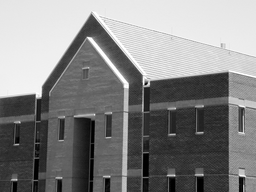
#> input picture content/post/Edge-Detection/Fig1016(a)(building_original).tif, 256 x 192 px, shrunk from 1114 x 834 before the run, found by its file name
$ jupyter execute --allow-errors Edge_Detection.ipynb
#> lines starting #> are read from the running program, lines starting #| are printed output that depends on the picture
[cell 1]
# import libraries
import numpy as np
import pandas as pd
import matplotlib.pyplot as plt
import cv2
from scipy.signal import convolve

[cell 2]
img = cv2.imread(r"C:\Users\mpstme.student\Documents\I066\SIP\Experiment_7\Fig1016(a)(building_original).tif", 0)
#> img is the input picture: shape (192, 256); min 0, max 255, mean 133.3

[cell 3]
cv2.imshow("Image", img)
cv2.waitKey(0)
cv2.destroyAllWindows()

## Defining Horizontal and vertical masks and adding the result of the two to form a diagonal mask.

[cell 4]
Fy = np.array([[-1, 0, 1], [-2, 0, 2], [-1, 0, 1]])

[cell 5]
Fx = np.array([[-1, -2, -1], [0, 0, 0], [1, 2, 1]])

[cell 6]
Fx

[cell 7]
Fy

[cell 8]
diagonal = Fx + Fy

[cell 9]
diagonal

#> (a cell that did not finish here is left out)

[cell 11]
# Horizontal Edge Detection by hardcoding the formula:
m, n = img.shape
#> m = 192; n = 256
img_horizontal = img.copy()
for i in range(1, m - 1):
  for j in range(1, n - 1):


    temp = img[i - 1, j - 1] * Fx[0, 0] + img[i - 1, j] * Fx[0, 1] + img[i - 1, j + 1] * Fx[0, 2] + \
    img[i, j - 1] * Fx[1, 0] + img[i, j] * Fx[1, 1] + img[i, j + 1] * Fx[1, 2] + \
    img[i + 1, j - 1] * Fx[2, 0] + img[i + 1, j] * Fx[2, 1] + img[i + 1, j + 1] * Fx[2, 2]

    temp = abs(temp)
    img_horizontal[i, j] = temp
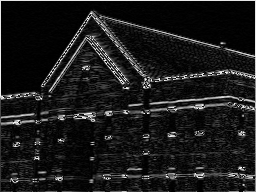
#> img_horizontal: shape (192, 256); min 0, max 255, mean 26.9

    # Using List comprehension:
    # temp = [img[i - 1, j - 1] * mask[0, 0] + img[i - 1, j] * mask[0, 1] + img[i - 1, j + 1] * mask[0, 2] + \
    # img[i, j - 1] * mask[1, 0] + img[i, j] * mask[1, 1] + img[i, j + 1] * mask[1, 2] + \
    # img[i + 1, j - 1] * mask[2, 0] + img[i + 1, j] * mask[2, 1] + img[i + 1, j + 1] * mask[2, 2] for i in range(1, m - 1) for j in range(1, n - 1)]

[cell 12]
# Vertical Edge Detection using list slicing:
img_vertical = np.zeros([m, n])
m, n = img.shape
a = 1

for i in range(a, m - a):
  for j in range(a, n - a):
    temp = img[i - a:i + a + 1, j - a:j + a + 1]
    img_vertical[i, j] = np.sum(np.multiply(temp, Fy))
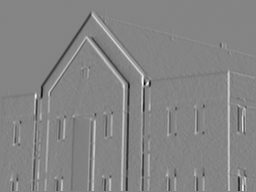
#> img_vertical: shape (192, 256) float64; min -856, max 789, mean 0.9; drawn with min black and max white

plt.imshow(img_vertical, cmap = "gray", vmin = 0, vmax = 255)

[cell 13]
# Vertical Edge Detection by hardcoding the formula:
m, n = img.shape
img_vertical = img.copy()
for i in range(1, m - 1):
  for j in range(1, n - 1):


    temp = img[i - 1, j - 1] * Fy[0, 0] + img[i - 1, j] * Fy[0, 1] + img[i - 1, j + 1] * Fy[0, 2] + \
    img[i, j - 1] * Fy[1, 0] + img[i, j] * Fy[1, 1] + img[i, j + 1] * Fy[1, 2] + \
    img[i + 1, j - 1] * Fy[2, 0] + img[i + 1, j] * Fy[2, 1] + img[i + 1, j + 1] * Fy[2, 2]

    temp = abs(temp)
    img_vertical[i, j] = temp
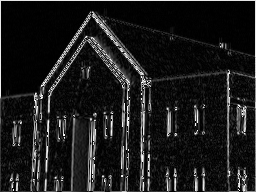
#> img_vertical: shape (192, 256); min 0, max 255, mean 27.5

    # Using List comprehension:
    # temp = [img[i - 1, j - 1] * mask[0, 0] + img[i - 1, j] * mask[0, 1] + img[i - 1, j + 1] * mask[0, 2] + \
    # img[i, j - 1] * mask[1, 0] + img[i, j] * mask[1, 1] + img[i, j + 1] * mask[1, 2] + \
    # img[i + 1, j - 1] * mask[2, 0] + img[i + 1, j] * mask[2, 1] + img[i + 1, j + 1] * mask[2, 2] for i in range(1, m - 1) for j in range(1, n - 1)]

[cell 14]
# Diagonal Edge Detection using list slicing:
img_diagonal = np.zeros([m, n])
m, n = img.shape
a = 1

for i in range(a, m - a):
  for j in range(a, n - a):
    temp = img[i - a:i + a + 1, j - a:j + a + 1]
    img_diagonal[i, j] = np.sum(np.multiply(temp, diagonal))
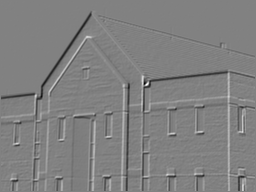
#> img_diagonal: shape (192, 256) float64; min -1084, max 1052, mean -6.1; drawn with min black and max white

plt.imshow(img_diagonal, cmap = "gray", vmin = 0, vmax = 255)

[cell 15]
# Diagonal Edge Detection by hardcoding the formula:
m, n = img.shape
img_diagonal = img.copy()
for i in range(1, m - 1):
  for j in range(1, n - 1):


    temp = img[i - 1, j - 1] * diagonal[0, 0] + img[i - 1, j] * diagonal[0, 1] + img[i - 1, j + 1] * diagonal[0, 2] + \
    img[i, j - 1] * diagonal[1, 0] + img[i, j] * diagonal[1, 1] + img[i, j + 1] * diagonal[1, 2] + \
    img[i + 1, j - 1] * diagonal[2, 0] + img[i + 1, j] * diagonal[2, 1] + img[i + 1, j + 1] * diagonal[2, 2]

    temp = abs(temp)
    img_diagonal[i, j] = temp
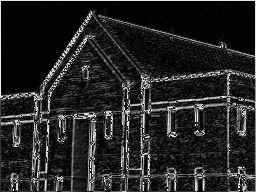
#> img_diagonal: shape (192, 256); min 0, max 254, mean 36.9

    # Using List comprehension:
    # temp = [img[i - 1, j - 1] * mask[0, 0] + img[i - 1, j] * mask[0, 1] + img[i - 1, j + 1] * mask[0, 2] + \
    # img[i, j - 1] * mask[1, 0] + img[i, j] * mask[1, 1] + img[i, j + 1] * mask[1, 2] + \
    # img[i + 1, j - 1] * mask[2, 0] + img[i + 1, j] * mask[2, 1] + img[i + 1, j + 1] * mask[2, 2] for i in range(1, m - 1) for j in range(1, n - 1)]

# Showing the differences of Edge detection using various masks defined above (horizonal, vertical and diagonal).

[cell 16]
radii = ["Horizonal", "Vertical", "Diagonal"]
images = [img_horizontal, img_vertical, img_diagonal]
plt.figure(figsize = (20, 10))
for i in range(len(radii)):
    plt.subplot(1, 5, i + 1)
    plt.imshow(images[i], cmap = "gray", vmin = 0, vmax = 255)
    plt.title("Edge Detection using {}".format(radii[i]))
    plt.xticks([])
    plt.yticks([])

[cell 17]
all_images = img_horizontal + img_vertical + img_diagonal
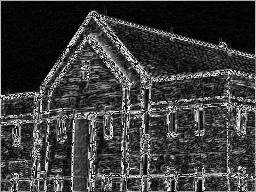
#> all_images: shape (192, 256); min 0, max 254, mean 59.2

[cell 18]
plt.imshow(all_images, cmap = "gray", vmin = 0, vmax = 255)

[cell 19]
# Built in Function:
signal_x = convolve(img_horizontal, Fx, mode = "same")
signal_y = convolve(img_vertical, Fy, mode = "same")
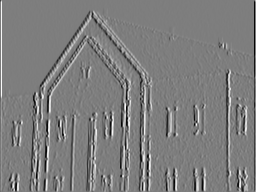
#> signal_y: shape (192, 256) int64; min -964, max 985, mean -0.5; drawn with min black and max white
signal_diagonal = convolve(img_diagonal, diagonal, mode = "same")
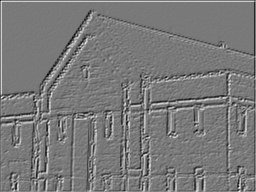
#> signal_diagonal: shape (192, 256) int64; min -1316, max 1444, mean 3; drawn with min black and max white
plt.imshow(signal_x, cmap = "gray", vmin = 0, vmax = 255)
plt.imshow(signal_y, cmap = "gray", vmin = 0, vmax = 255)
plt.imshow(signal_diagonal, cmap = "gray", vmin = 0, vmax = 255)

[cell 20]
plt.imshow(signal_y, cmap = "gray", vmin = 0, vmax = 255)

[cell 21]
plt.imshow(signal_diagonal, cmap = "gray", vmin = 0, vmax = 255)

[cell 22]
# For different sizes of masks provided from user:
size_of_mask = int(input("Enter the size of the Mask : "))
#> the answer given: 100
img_new = img.copy()
m, n = img.shape
print("You have requested for Mask of Size :  ", size_of_mask ,"x", size_of_mask)
a = size_of_mask//2

for i in range(a, m - a):
    for j in range(a, n - a):
        temp = np.sum(img[i - a:i + a + 1, j - a:j + a + 1])
        img_new[i, j] = temp//size_of_mask**2
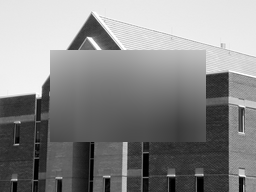
#> img_new: shape (192, 256); min 0, max 255, mean 136.6
signal_x = convolve(img_new, Fx, mode = "same")
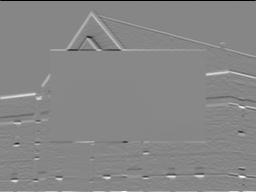
#> signal_x: shape (192, 256) int64; min -932, max 834, mean 3.5; drawn with min black and max white
plt.imshow(signal_x, cmap = "gray", vmin = 0, vmax = 255)
